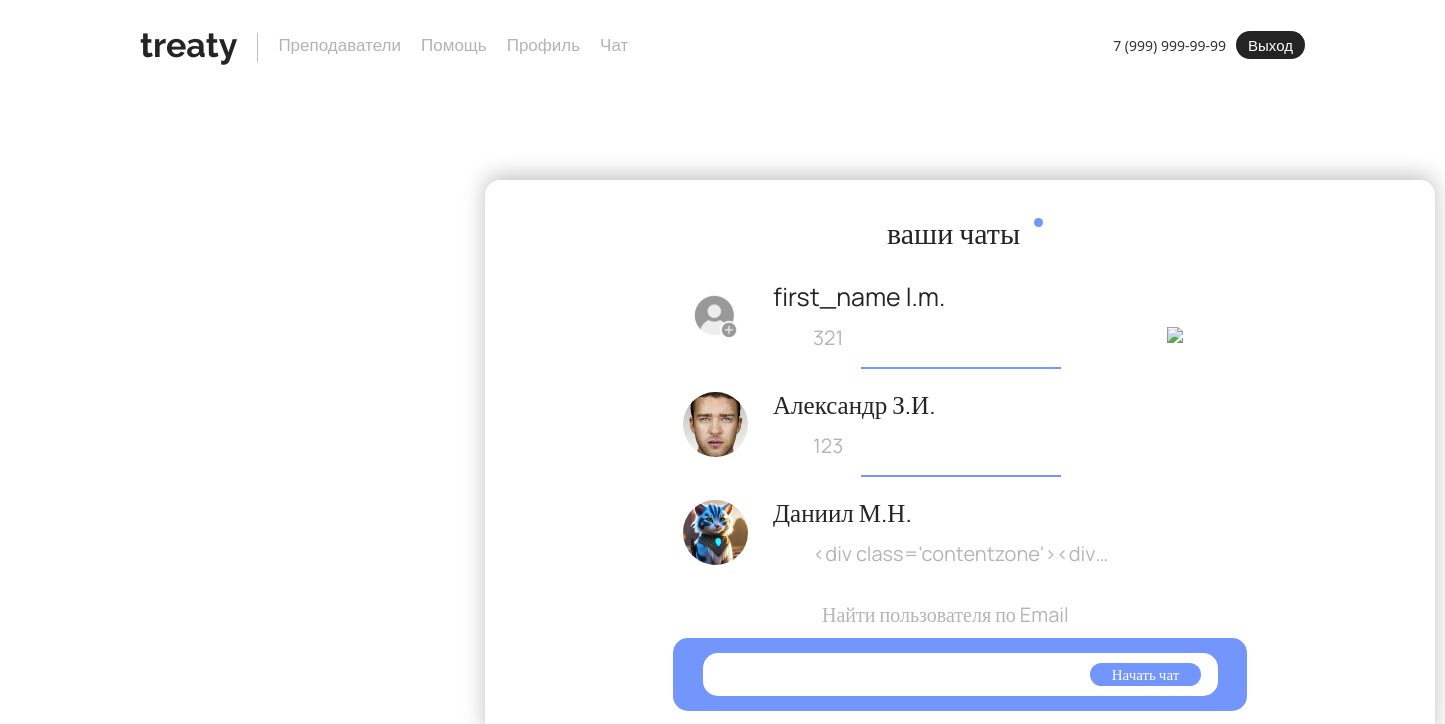
The page /chats/ (signed in) on the database its author committed.
### main/models.py (models this page shows, shortened)
class CustomUser(AbstractUser):
    username = None
    email = models.EmailField(unique=True)
    birthday = models.DateField(null=True, blank=True)
    phone = models.CharField(max_length=15, blank=True)
    contact = models.CharField(max_length=50, blank=True)
    last_name = models.CharField(max_length=150, blank=False)  # Фамилия
    first_name = models.CharField(max_length=150, blank=False)  # Имя
    middle_name = models.CharField(max_length=150, blank=False)  # Отчество
    avatar = models.ImageField(upload_to='avatars/', null=True, blank=True)
    is_active = models.BooleanField(default=True)
    is_staff = models.BooleanField(default=False)
    is_superuser = models.BooleanField(default=False)
    date_joined = models.DateTimeField(default=timezone.now)
    USERNAME_FIELD = 'email'
    REQUIRED_FIELDS = []
    objects = CustomUserManager()
    def get_display_name(self):
        return f"{self.first_name} {self.last_name[0]}.{self.middle_name[0]}."

### chat/models.py (models this page shows, shortened)
class Message(models.Model):
    sender = models.ForeignKey(CustomUser, on_delete=models.CASCADE, related_name="sent_messages")
    receiver = models.ForeignKey(CustomUser, on_delete=models.CASCADE, related_name="received_messages")
    content = models.TextField()
    timestamp = models.DateTimeField(auto_now_add=True)
    image = models.ImageField(upload_to="message_images/", null=True, blank=True)
    video = models.FileField(upload_to="message_videos/", null=True, blank=True)

### chat/views.py (the view, shortened to what this page needs)
# urls.py: path("", views.chat_list_view, name="chat_list"),
@login_required
def chat_list_view(request):
    user = request.user
    existing_chats = CustomUser.objects.filter(
        Q(sent_messages__receiver=user) | Q(received_messages__sender=user)
    ).distinct()
    chat_data = []
    for chat_user in existing_chats:
        last_message = Message.objects.filter(
            Q(sender=user, receiver=chat_user) | Q(sender=chat_user, receiver=user)
        ).order_by("-timestamp").first()
        chat_data.append({
            'chat_user': chat_user,
            'last_message': last_message
        })
    return render(request, "main/chat_list.html", {"chat_data": chat_data})

### chat/templates/main/chat_list.html (shortened to what this page needs)
{% extends 'main/layout.html' %}
{% load static %}
{% block style %}
<link rel="stylesheet" href="{% static 'main/css/chat.css' %}">
{% endblock %}
{% block content %}
<div class="yourchatstext">ваши чаты</div>
<div class="krujok"></div>
<img src="{% static 'main/img/tree.svg' %}" class="tree2">
<div class="chat-list">
    {% for chat in chat_data %}
    <a href="{% url 'chat_view' chat.chat_user.id %}" class="chat-item">
        <p class="FIOtext">{{ chat.chat_user.get_display_name }}</p>
        <img src="{% if chat.chat_user.avatar %}{{ chat.chat_user.avatar.url }}{% else %}{% static 'main/img/noimageavatar.svg' %}{% endif %}"
             style="width: 65px; height: 65px; border-radius: 50%; object-fit: cover;"
             class="avatarreview">
        {% if chat.last_message %}
        <p class="last-message">{{ chat.last_message.content|truncatechars:30 }}</p>
        {% else %}
        <p class="last-message">Нет сообщений</p>
        {% endif %}
    </a>
    {% if not forloop.last %}
    <div class="chat-divider"></div>
    {% endif %}
    {% empty %}
    <div class="nochats">чатов пока нет</div>
    <div class="nochatsunder">Вы можете написать собеседнику, используя его Email</div>
    {% endfor %}
</div>
<div class="searchuser">Найти пользователя по Email</div>
<form method="post" id="chatForm">
    <button type="submit" class="startchat">Начать чат</button>
    <div class="searchrec2"><input type="email" name="email" required></div>
</form>
{% endblock %}

### main/static/main/css/main.css (style rules this page uses)
body { overflow-x: hidden; min-height: 100%; position: relative; opacity: 0; padding-bottom: 100px; }
body.theme-loaded { opacity: 1; }

### main/static/main/css/reglog.css (style rules this page uses)
body { background-color: #ffffff !important; overflow-x: hidden; }

### main/static/main/css/chat.css (style rules this page uses)
.yourchatstext { width: 147.0px; height: 41.0px; color: #242424; font-family: Manrope; font-size: 30px; font-style: normal; font-weight: 400; line-height: normal; position: absolute; top: 212px; left: 887px; z-index: 15; }
.krujok { width: 9.0px; height: 9.0px; flex-shrink: 0; background-color: #7396FC; border-radius: 100px; position: absolute; top: 218px; left: 1034px; }
.searchuser { width: 276.0px; height: 27.0px; color: #B5B5B5; font-family: Manrope; font-size: 20px; font-style: normal; font-weight: 400; line-height: normal; position: absolute; top: 601px; left: 822px; z-index: 5; }
.searchrec2 { width: 515px; height: 43px; border-radius: 15px; background: #FFF; position: absolute; top: 653px; left: 703px; display: flex; align-items: center; overflow: hidden; position: absolute; z-index: 5; }
.searchrec2 input { width: 100%; height: 100%; border: 0px solid transparent; padding: 0 10px; font-size: 16px; outline: none; position: absolute; z-index: 1; background-color: transparent; transition: box-shadow 0.3s ease; z-index: 5; }
.startchat { width: 111.0px; height: 23.0px; border-radius: 15px; flex-shrink: 0; border-radius: 15px; background: #7396FC; position: absolute; top: 663px; left: 1090px; color: #FFF; font-family: Manrope; font-size: 15px; font-style: normal; font-weight: 400; line-height: normal; display: flex; justify-content: center; align-items: center; z-index: 6; border: none; outline: none; cursor: pointer; }
a { text-decoration: none; color: inherit; }
.FIOtext { color: #242424; font-family: Manrope; font-size: 25px; font-style: normal; font-weight: 400; line-height: normal; margin-left: 100px; position: absolute; }
.last-message { color: #B5B5B5; font-family: Manrope; font-size: 20px; font-style: normal; font-weight: 400; line-height: normal; margin-left: 140px; margin-top: -25px; position: absolute; }
.chat-list { width: 617px; display: flex; flex-direction: column; padding: 10px; max-height: 325px; overflow-y: auto; margin-left: 652px; margin-top: 163px; z-index: 3; }
.chat-item { width: 100%; height: 91px; border-radius: 15px; border: 1px solid transparent; padding: 10px; background-color: #fff; z-index: 3; transition: background-color 0.3s ease; }
.chat-divider { width: 200px; min-height: 2px; background-color: #7396FC; align-self: center; margin: 7.5px 0; z-index: 4; }
.tree2 { position: absolute; top: 327px; left: 1167px; z-index: 4; }
.avatarreview { margin-left: 10px; margin-top: 5px; }

### rows shown on the page
CustomUser: chat_user.get_display_name "first_name l.m.", last_message.content "321"
CustomUser: chat_user.get_display_name "Александр З.И.", avatar (picture), last_message.content "123"
CustomUser: chat_user.get_display_name "Даниил М.Н.", avatar (picture), last_message.content "<div class='contentzone'><div…"
